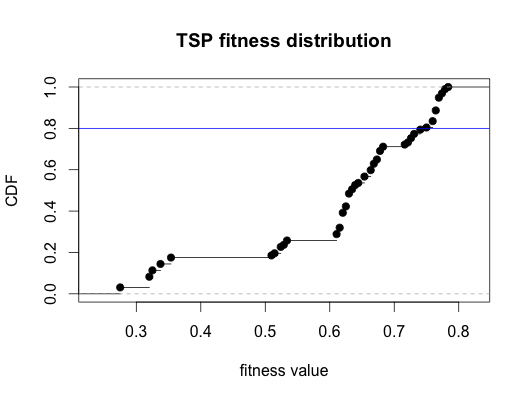

Reproduce this figure in R.
data <- read.delim('~/src/exelixi/doc/tsp_fitness.tsv', header=F)
plot(ecdf(data$V1), main="TSP fitness distribution", xlab="fitness value", ylab="CDF")
abline(h=.8, col="blue")
